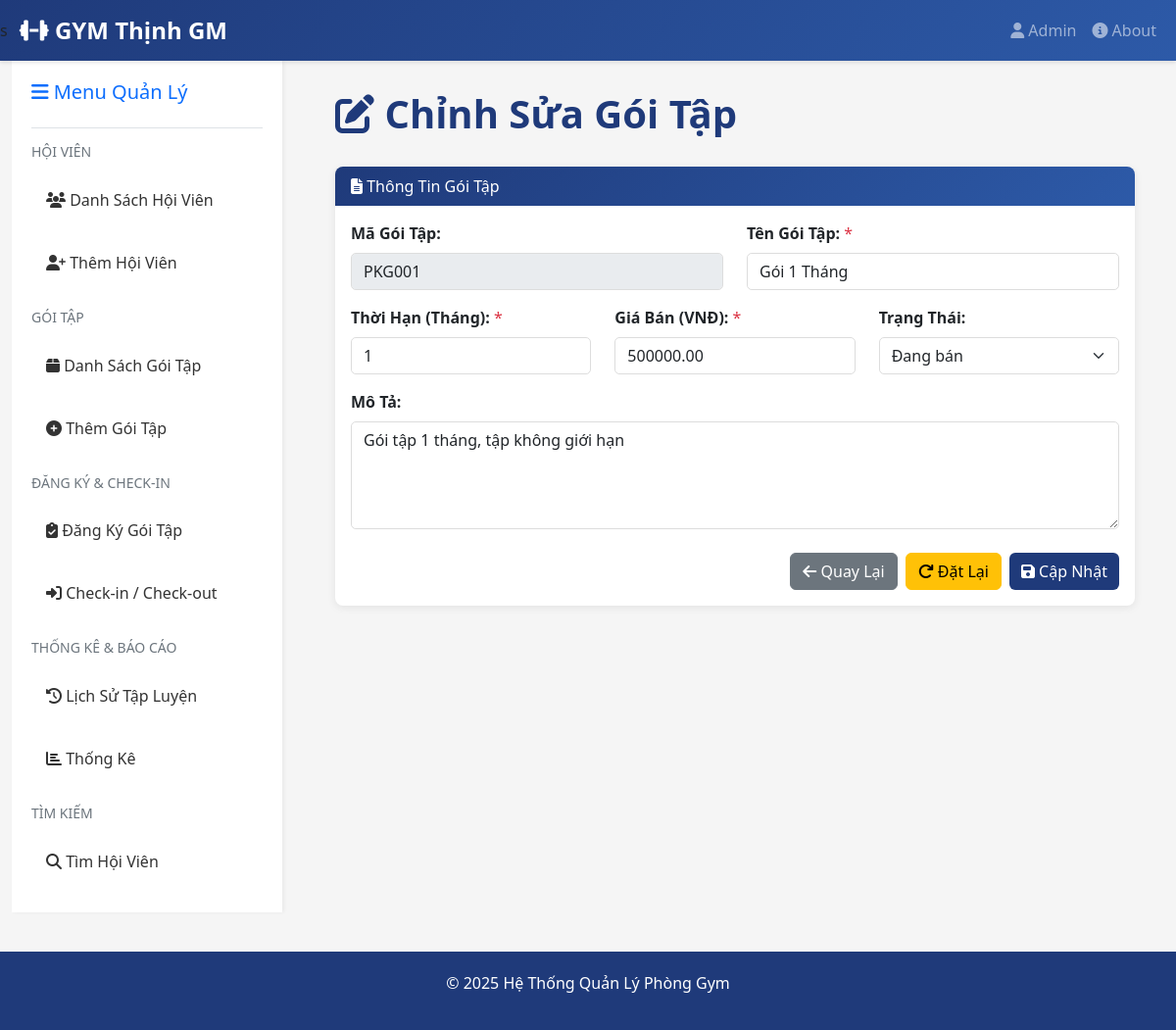
The app's page /edit_package.php?id=1 with its own data.
### tables this page shows
CREATE TABLE IF NOT EXISTS packages (
    id INT AUTO_INCREMENT PRIMARY KEY,
    code VARCHAR(20) UNIQUE NOT NULL,
    name VARCHAR(100) NOT NULL,
    duration INT NOT NULL COMMENT 'Thời hạn tính bằng tháng',
    price DECIMAL(10, 2) NOT NULL,
    description TEXT,
    status ENUM('active', 'inactive') DEFAULT 'active',
    created_at TIMESTAMP DEFAULT CURRENT_TIMESTAMP,
    updated_at TIMESTAMP DEFAULT CURRENT_TIMESTAMP ON UPDATE CURRENT_TIMESTAMP
);

### edit_package.php (the view, shortened to what this page needs)
<?php
include 'views/header.php';
require 'config/database.php';
$id = (int)($_GET['id'] ?? 0);
$package = null;
if ($id > 0) {
    $result = $conn->query("SELECT * FROM packages WHERE id = $id");
    if ($result->num_rows > 0) {
        $package = $result->fetch_assoc();
    } else {
        redirect('packages.php');
    }
}
?>
<div class="container-fluid">
    <div class="row">
        <?php include 'views/sidebar.php'; ?>
        <div class="col-md-9">
            <div class="main-content">
                <div class="page-header">
                    <h1><i class="fas fa-edit"></i> Chỉnh Sửa Gói Tập</h1>
                </div>
                <?php if ($package): ?>
                    <div class="card">
                        <div class="card-header">
                            <i class="fas fa-file-alt"></i> Thông Tin Gói Tập
                        </div>
                        <div class="card-body">
                            <form method="POST" class="needs-validation">
                                <div class="row">
                                    <div class="col-md-6 mb-3">
                                        <label class="form-label"><strong>Mã Gói Tập:</strong></label>
                                        <input type="text" class="form-control" value="<?php echo $package['code']; ?>" disabled>
                                    </div>
                                    <div class="col-md-6 mb-3">
                                        <label class="form-label"><strong>Tên Gói Tập:</strong> <span class="text-danger">*</span></label>
                                        <input type="text" class="form-control" name="name" required
                                               value="<?php echo htmlspecialchars($package['name']); ?>">
                                    </div>
                                </div>
                                <div class="row">
                                    <div class="col-md-4 mb-3">
                                        <label class="form-label"><strong>Thời Hạn (Tháng):</strong> <span class="text-danger">*</span></label>
                                        <input type="number" class="form-control" name="duration" required min="1"
                                               value="<?php echo $package['duration']; ?>">
                                    </div>
                                    <div class="col-md-4 mb-3">
                                        <label class="form-label"><strong>Giá Bán (VNĐ):</strong> <span class="text-danger">*</span></label>
                                        <input type="number" class="form-control" name="price" required min="0" step="0.01"
                                               value="<?php echo $package['price']; ?>">
                                    </div>
                                    <div class="col-md-4 mb-3">
                                        <label class="form-label"><strong>Trạng Thái:</strong></label>
                                        <select class="form-select" name="status">
                                            <option value="active" <?php echo ($package['status'] == 'active') ? 'selected' : ''; ?>>Đang bán</option>
                                        </select>
                                    </div>
                                </div>
                                <div class="mb-3">
                                    <label class="form-label"><strong>Mô Tả:</strong></label>
                                    <textarea class="form-control" name="description" rows="4"><?php echo htmlspecialchars($package['description']); ?></textarea>
                                </div>
                                <div class="d-grid gap-2 d-md-flex justify-content-md-end mt-4">
                                    <a href="packages.php" class="btn btn-secondary">
                                        <i class="fas fa-arrow-left"></i> Quay Lại
                                    </a>
                                    <button type="reset" class="btn btn-warning">
                                        <i class="fas fa-redo"></i> Đặt Lại
                                    </button>
                                    <button type="submit" class="btn btn-primary">
                                        <i class="fas fa-save"></i> Cập Nhật
                                    </button>
                                </div>
                            </form>
                        </div>
                    </div>
                <?php endif; ?>
            </div>
        </div>
    </div>
</div>
<div class="footer">
    <p>&copy; 2025 Hệ Thống Quản Lý Phòng Gym</p>
</div>
</body>
</html>

### views/header.php (style rules this page uses)
:root { --primary-color: #1f3a7a; --secondary-color: #ff6b6b; --success-color: #51cf66; --warning-color: #ffd43b; --danger-color: #ff6b6b; }
* { margin: 0; padding: 0; }
body { background-color: #f5f5f5; font-family: 'Segoe UI', Tahoma, Geneva, Verdana, sans-serif; }
.main-content { padding: 30px; background-color: #f5f5f5; }
.card { border: none; border-radius: 8px; box-shadow: 0 2px 8px rgba(0,0,0,0.08); margin-bottom: 20px; }
.card-header { background: linear-gradient(135deg, var(--primary-color) 0%, #2d5aa8 100%); color: white; border-radius: 8px 8px 0 0 !important; border: none; }
.btn-primary { background-color: var(--primary-color); border: none; }
.form-control, .form-select { border: 1px solid #ddd; border-radius: 5px; }
.page-header { margin-bottom: 30px; }
.page-header h1 { color: var(--primary-color); font-weight: bold; }
.footer { background-color: var(--primary-color); color: white; padding: 20px; text-align: center; margin-top: 40px; }

### records on screen
packages: code "PKG001", name "Gói 1 Tháng", duration "1", price "500000.00", status "Đang bán", description "Gói tập 1 tháng, tập không giới hạn"
